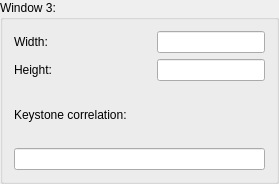
                <widget class="QGroupBox" name="groupBox_3">
                 <property name="sizePolicy">
                  <sizepolicy hsizetype="MinimumExpanding" vsizetype="MinimumExpanding">
                   <horstretch>0</horstretch>
                   <verstretch>0</verstretch>
                  </sizepolicy>
                 </property>
                 <property name="minimumSize">
                  <size>
                   <width>279</width>
                   <height>184</height>
                  </size>
                 </property>
                 <property name="title">
                  <string>Window 3:</string>
                 </property>
                 <layout class="QHBoxLayout" name="horizontalLayout_28">
                  <item>
                   <layout class="QVBoxLayout" name="verticalLayout_5">
                    <property name="sizeConstraint">
                     <enum>QLayout::SetMinAndMaxSize</enum>
                    </property>
                    <item>
                     <layout class="QHBoxLayout" name="horizontalLayout_8">
                      <item>
                       <widget class="QLabel" name="label_11">
                        <property name="text">
                         <string>Width:  </string>
                        </property>
                        <property name="buddy">
                         <cstring>width1</cstring>
                        </property>
                       </widget>
                      </item>
                      <item>
                       <spacer name="horizontalSpacer_8">
                        <property name="orientation">
                         <enum>Qt::Horizontal</enum>
                        </property>
                        <property name="sizeHint" stdset="0">
                         <size>
                          <width>18</width>
                          <height>20</height>
                         </size>
                        </property>
                       </spacer>
                      </item>
                      <item>
                       <widget class="QLineEdit" name="width3"/>
                      </item>
                     </layout>
                    </item>
                    <item>
                     <layout class="QHBoxLayout" name="horizontalLayout_9">
                      <item>
                       <widget class="QLabel" name="label_12">
                        <property name="text">
                         <string>Height:</string>
                        </property>
                        <property name="buddy">
                         <cstring>height1</cstring>
                        </property>
                       </widget>
                      </item>
                      <item>
                       <spacer name="horizontalSpacer_9">
                        <property name="orientation">
                         <enum>Qt::Horizontal</enum>
                        </property>
                        <property name="sizeHint" stdset="0">
                         <size>
                          <width>18</width>
                          <height>20</height>
                         </size>
                        </property>
                       </spacer>
                      </item>
                      <item>
                       <widget class="QLineEdit" name="height3">
                        <property name="text">
                         <string/>
                        </property>
                       </widget>
                      </item>
                     </layout>
                    </item>
                    <item>
                     <widget class="QLabel" name="label_13">
                      <property name="text">
                       <string>Keystone correlation:</string>
                      </property>
                      <property name="buddy">
                       <cstring>keystone1</cstring>
                      </property>
                     </widget>
                    </item>
                    <item>
                     <widget class="QLineEdit" name="keystone3"/>
                    </item>
                   </layout>
                  </item>
                 </layout>
                </widget>
